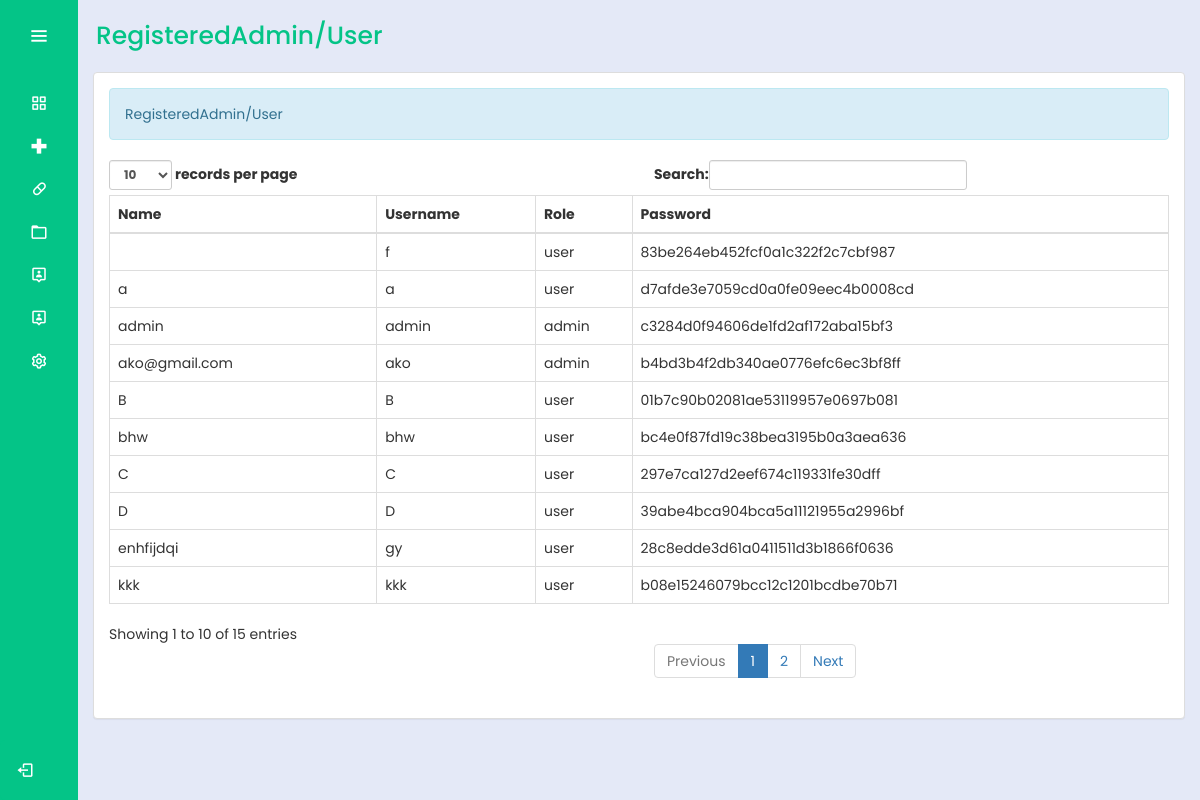
Page /admin/RegisteredUserAdmin.php (signed in) on the earlier database version.
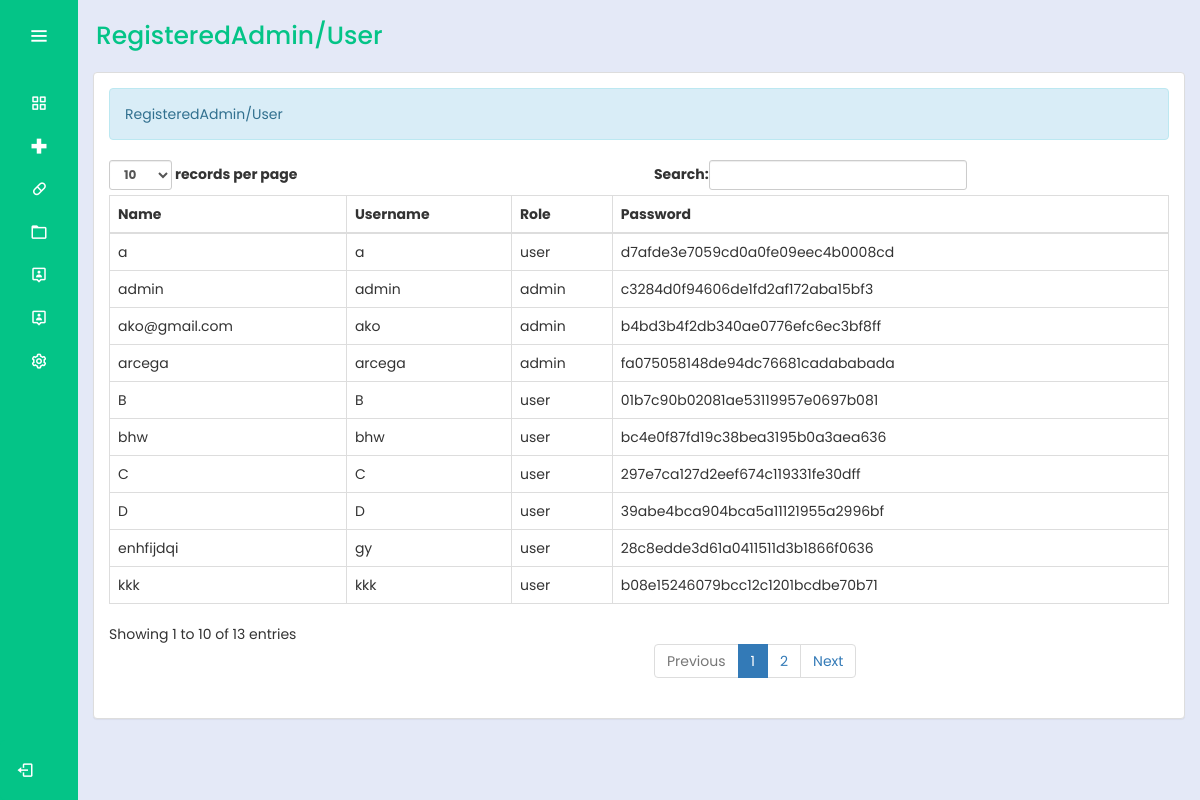
Same page on the later database version.
### tables this page shows
CREATE TABLE `users` (
  `id` int(11) NOT NULL,
  `role` enum('user','admin') NOT NULL,
  `username` varchar(255) NOT NULL,
  `password` varchar(255) NOT NULL,
  `name` varchar(255) NOT NULL,
  `usertype` int(2) NOT NULL
);

### admin/RegisteredUserAdmin.php (the view, shortened to what this page needs)
<?php
@include "../connection/connect.php";
if(isset($_SESSION['user_data'])){
?>
<!DOCTYPE html>
<html lang="en">
<head>
  <link rel="stylesheet" href="../cssmainmenu/style.css">
  <link href='https://unpkg.com/boxicons@2.1.4/css/boxicons.min.css' rel='stylesheet'>
  <link rel = "stylesheet" type = "text/css" href = "../css/bootstrap.css " />
		<link rel = "stylesheet" type = "text/css" href = "../css/style.css" />
</head>
<body>
  <div class="sidebar">
    <div class="logo_details">
      <i class="bx bx-menu" id="btn"></i>
    </div>
    <ul class="nav-list">
      <li>
        <a href="Dashboard.php">
          <i class="bx bx-grid-alt"></i>
        </a>
      </li>
      <li>
        <a href="medicinerecords.php">
          <i class="bx bx-plus-medical"></i>
        </a>
      </li>
      <li>
        <a href="Contraceptives.php">
          <i class="bx bx-capsule"></i>
        </a>
      </li>
      <li>
        <a href="records.php">
          <i class="bx bx-folder"></i>
        </a>
      </li>
      <li>
        <a href="RegisteredUserAdmin.php">
          <i class="bx bx-user-pin"></i>
        </a>
      </li>
      <li>
          <a href="account.php">
            <i class="bx bx-user-pin"></i>
          </a>
        </li>
      <li>
        <a href="#">
          <i class="bx bx-cog"></i>
        </a>
      </li>
      <li class="profile">
          <div class="profile_details">
        <div class="profile_content">
        <div class="name"><?php echo $_SESSION['user_data']['name']; ?></div>
        </div>
    </div>
  <a href="../logout.php" id="log_out">
    <i class="bx bx-log-out"></i>
  </a>
  </li>
    </ul>
  </div>
  <section class="home-section">
    <div class="text">RegisteredAdmin/User</div>
	<div class="container-fluid">
		<div class="panel panel-default">
			<div class="panel-body">
      <div class = "alert alert-info">RegisteredAdmin/User</div>
      <table id = "table" class = "table table-bordered">
					<thead>
						<tr>
							<th>Name</th>
							<th>Username</th>
							<th>Role</th>
							<th>Password</th>
						</tr>
					</thead>
					<tbody>
						<?php
							$query = $conn->query("SELECT * FROM `users`") or die(mysqli_error());
							while($fetch = $query->fetch_array()){
						?>
						<tr>
							<td><?php echo $fetch['username']?></td>
							<td><?php echo $fetch['name']?></td>
							<td><?php echo $fetch['role']?></td>
							<td><?php echo md5($fetch['password'])?></td>
						</tr>
						<?php
							}
						?>
					</tbody>
				</table>
			</div>
		</div>
    </div>
    </section>
</body>
</html>
<?php
}
else{
	header("Location:.././index.php?error=UnAuthorized Access");
}

Differences in the rows shown:
removed users: name "f", role "user", password "83be264eb452fcf0a1c322f2c7cbf987"
added users: username "arcega", name "arcega", role "admin", password "fa075058148de94dc76681cadababada"
Other differences:
text written by a page script: "records per page Search: Showing 1 to 10 of 15 entries Previous 1 2 Next" → "records per page Search: Showing 1 to 10 of 13 entries Previous 1 2 Next"
